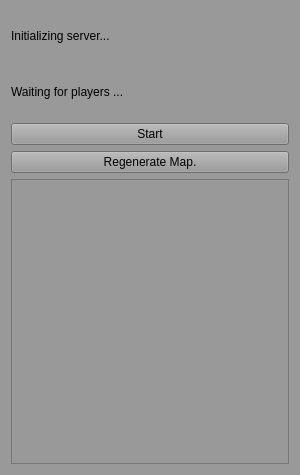
<?xml version="1.0" encoding="UTF-8"?>
<ui version="4.0">
 <class>MainWindow</class>
 <widget class="QMainWindow" name="MainWindow">
  <property name="geometry">
   <rect>
    <x>0</x>
    <y>0</y>
    <width>300</width>
    <height>475</height>
   </rect>
  </property>
  <property name="windowTitle">
   <string>TFServer</string>
  </property>
  <property name="styleSheet">
   <string notr="true">background: #999</string>
  </property>
  <widget class="QWidget" name="centralWidget">
   <property name="sizePolicy">
    <sizepolicy hsizetype="Minimum" vsizetype="Minimum">
     <horstretch>0</horstretch>
     <verstretch>0</verstretch>
    </sizepolicy>
   </property>
   <property name="minimumSize">
    <size>
     <width>300</width>
     <height>200</height>
    </size>
   </property>
   <layout class="QVBoxLayout" name="verticalLayout_2">
    <item>
     <widget class="QLabel" name="InfoLabel">
      <property name="sizePolicy">
       <sizepolicy hsizetype="Minimum" vsizetype="Minimum">
        <horstretch>0</horstretch>
        <verstretch>0</verstretch>
       </sizepolicy>
      </property>
      <property name="minimumSize">
       <size>
        <width>200</width>
        <height>50</height>
       </size>
      </property>
      <property name="text">
       <string>Initializing server...</string>
      </property>
      <property name="textInteractionFlags">
       <set>Qt::LinksAccessibleByMouse|Qt::TextSelectableByMouse</set>
      </property>
     </widget>
    </item>
    <item>
     <widget class="QLabel" name="PlayersLabel">
      <property name="sizePolicy">
       <sizepolicy hsizetype="Minimum" vsizetype="Minimum">
        <horstretch>0</horstretch>
        <verstretch>0</verstretch>
       </sizepolicy>
      </property>
      <property name="minimumSize">
       <size>
        <width>200</width>
        <height>50</height>
       </size>
      </property>
      <property name="text">
       <string>Waiting for players ...</string>
      </property>
     </widget>
    </item>
    <item>
     <widget class="QPushButton" name="startButton">
      <property name="text">
       <string>Start</string>
      </property>
     </widget>
    </item>
    <item>
     <widget class="QPushButton" name="regenMapButton">
      <property name="text">
       <string>Regenerate Map.</string>
      </property>
     </widget>
    </item>
    <item>
     <widget class="MapPreview" name="mapView"/>
    </item>
   </layout>
  </widget>
 </widget>
 <layoutdefault spacing="6" margin="11"/>
 <customwidgets>
  <customwidget>
   <class>MapPreview</class>
   <extends>QGraphicsView</extends>
   <header>mappreview.h</header>
  </customwidget>
 </customwidgets>
 <resources/>
 <connections/>
</ui>
